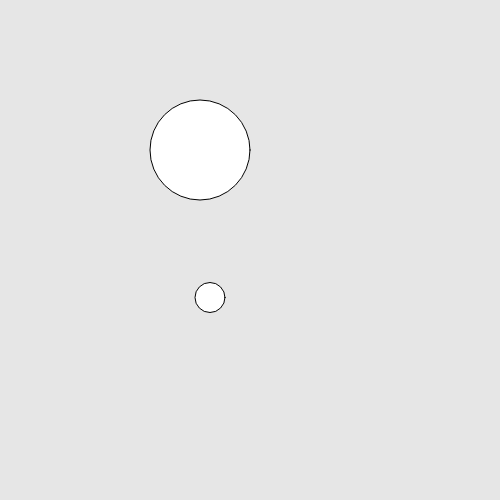
Frame 1 (no input)
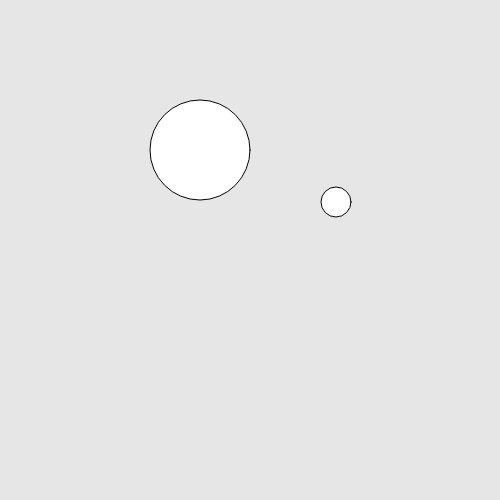
Frame 60 (no input)
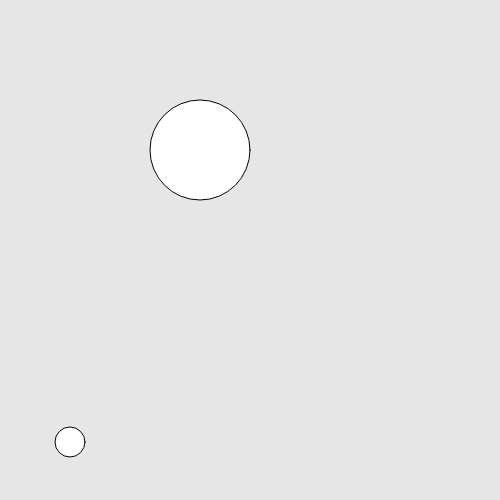
Frame 120 (the mouse pressed at the canvas centre since frame 60)

The p5.js sketch that drew these frames (run headless with seeded random() and noise() and a simulated clock; from frame 60 on, the mouse is pressed at the canvas centre):

// p5.js sketch
// ── sketch.js
function setup() {
  createCanvas(500, 500);
}

function vecAdd(a, b) {
  return new Vector(a.x + b.x, a.y + b.y);
}

function vecMultiple(o, t) {
  return new Vector(t * o.x, t * o.y);
}

class Vector {
  constructor(_x, _y) {
    this.x = _x;
    this.y = _y;
  }
  add(b) {
    let self = this;
    return new Vector(self.x + b.x, self.y + b.y);
  }
  mul(t) {
    let self = this;
    return new Vector(t * self.x, t * self.y);
  }
  magn() {
    let self = this;
    return sqrt(self.x**2 + self.y**2);
  }
  sub(b) {
    let self = this;
    return new Vector(self.x - b.x, self.y - b.y);
  }
  norm() {
    let self = this;
    return self.mul(1 / self.magn());
  }
  dot(b) {
    let self = this;
    return self.x * b.x + self.y * b.y;
  }
}

class Ball {
  constructor(_p, _v, _r) {
    this.p = _p;
    this.v = _v;
    this.r = _r;
  }
}

class Brick {
  constructor(_p, _r) {
    this.p = _p;
    this.r = _r;
  }
}


let ball = new Ball(
  new Vector(200, 300),
  new Vector(240, -60).mul(2.5),
  15
);


let brick = new Brick(new Vector(200, 150), 50);

function draw() {
  ball.p = ball.p.add(ball.v.mul(1/60));
  
  if (ball.p.x > 485 || ball.p.x < 15) {
    ball.v.x = -ball.v.x;
  }
  if (ball.p.y < 15 || ball.p.y > 485) {
    ball.v.y = -ball.v.y;
  }
  
  let d = brick.p.sub(ball.p).magn();
  if (d < (brick.r + ball.r)) {
    let v = ball.v;
    let w = ball.p.sub(brick.p);
    let cosTheta = v.mul(-1).dot(w) / (v.mul(-1).magn() * w.magn());
    let n = w.norm().mul(v.magn() * cosTheta);
    let r = v.add(n.mul(2));
    ball.v = r;
  }
  
  
  background(230);
  circle(ball.p.x, ball.p.y, 2 * ball.r);
  circle(brick.p.x, brick.p.y, 2 * brick.r)
}
